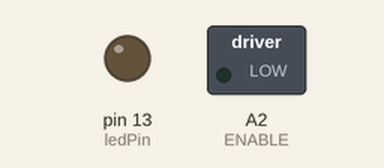
A sketch run on a simulated Arduino Uno, built with avr-gcc and run on an emulated ATmega328P. Parts: switched loads named in the sketch (green lamp = pin HIGH), output pins drawn as LEDs (lit = HIGH). What the sketch prints to the serial monitor is not drawn.

Above: at 9.5 s.
Timing chart, 0 to 24.7 s (numbered marks = the images above):
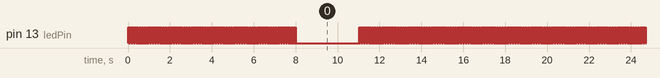

The sketch:

stepperTest.ino
```cpp
// testing a stepper motor with a Pololu A4988 driver board or equivalent
// on an Uno the onboard led will flash with each step
// this version uses delay() to manage timing

byte directionPin = A7;
byte stepPin = A6;
byte ENABLE = A2;
int numberOfSteps = 400;
byte ledPin = 13;
int pulseWidthMicros = 20;  // microseconds
int millisbetweenSteps = 20; // milliseconds - or try 1000 for slower steps


void setup() {

  Serial.begin(9600);
  Serial.println("Starting StepperTest");
  digitalWrite(ledPin, LOW);


  pinMode(directionPin, OUTPUT);
  pinMode(stepPin, OUTPUT);
  pinMode(ENABLE, OUTPUT);
  pinMode(ledPin, OUTPUT);

     digitalWrite(ENABLE, LOW);

}

void loop() {

    digitalWrite(directionPin, HIGH);
  for(int n = 0; n < numberOfSteps; n++) {
    digitalWrite(stepPin, HIGH);
    delayMicroseconds(pulseWidthMicros); // this line is probably unnecessary
    digitalWrite(stepPin, LOW);

    delay(millisbetweenSteps);

    digitalWrite(ledPin, !digitalRead(ledPin));
  }

  delay(3000);


  digitalWrite(directionPin, LOW);
  for(int n = 0; n < numberOfSteps; n++) {
    digitalWrite(stepPin, HIGH);
    // delayMicroseconds(pulseWidthMicros); // probably not needed
    digitalWrite(stepPin, LOW);

    delay(millisbetweenSteps);

    digitalWrite(ledPin, !digitalRead(ledPin));
  }
}
```

Measured:
- by itself, pin 13 (ledPin): repeats every 19.0 s: HIGH 0.02 s, LOW 3.0 s, 399 × (HIGH 0.02 s, LOW 0.02 s)
- by itself, everything shown: repeats every 19.0 s, in 54 steps
